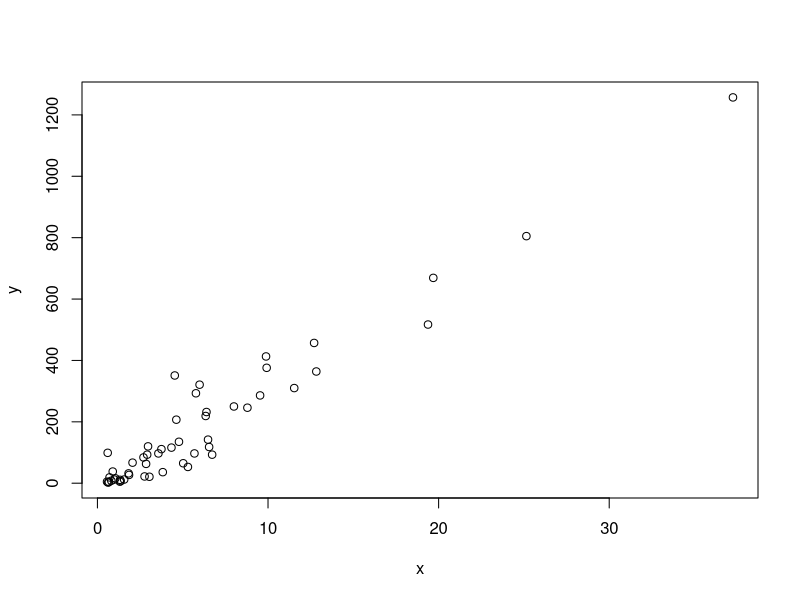
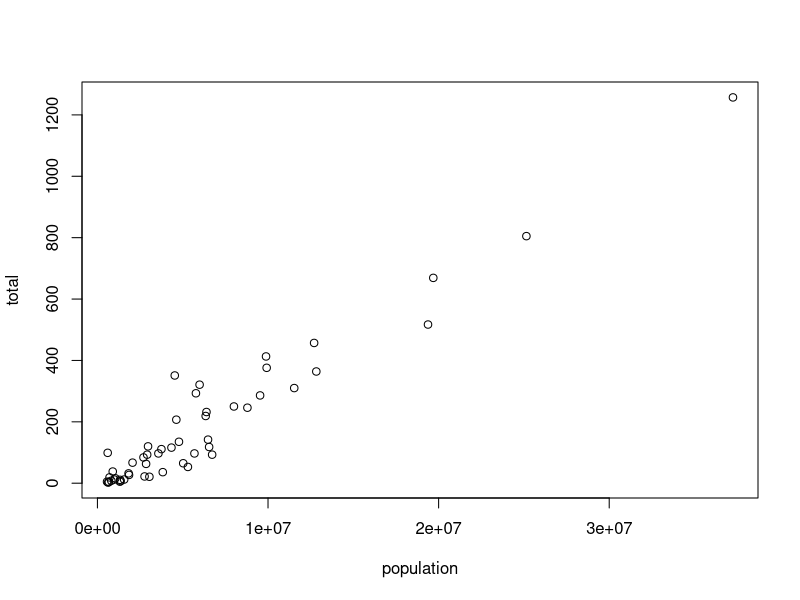
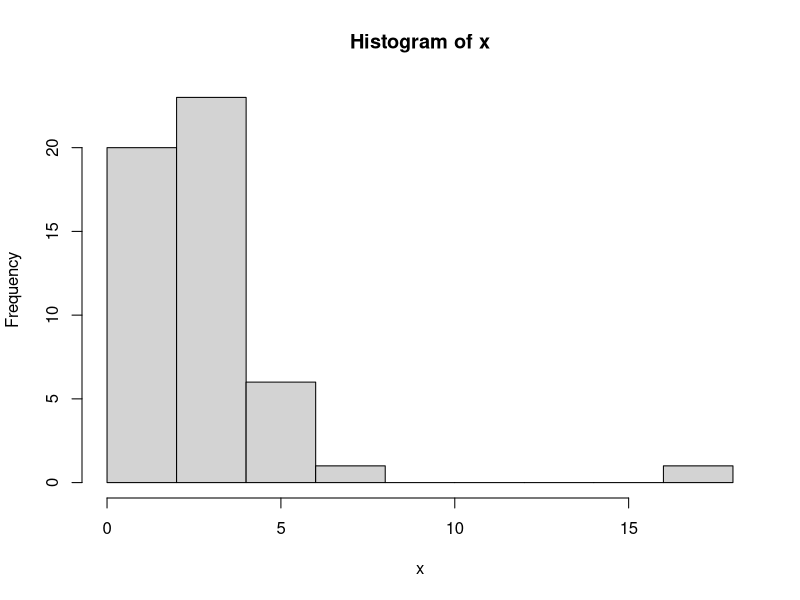
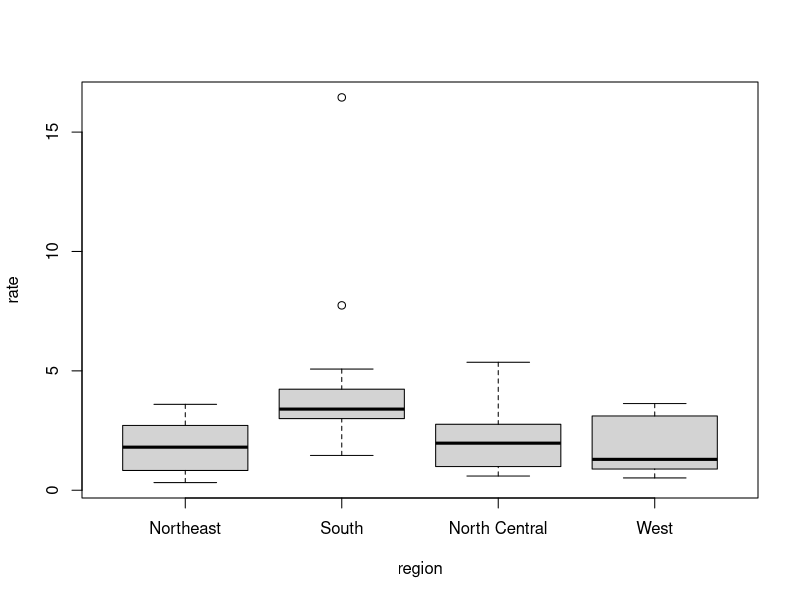

Recreate these plots in R, in order.
library(tibble)
install.packages("dslabs")
library(dslabs)


coef_a <- 1
coef_b <- 1
coef_c <- -1

coef_a
print(coef_a)

ls()

(-coef_b + sqrt(coef_b^2 - 4*coef_a*coef_c))/(2*coef_a)
#> [1] 0.618
(-coef_b - sqrt(coef_b^2 - 4*coef_a*coef_c))/(2*coef_a)
#> [1] -1.62

log(8)
#> [1] 2.08
log(coef_a)
#> [1] 0

help("log")

?log

args(log)

log(8, base = 2)


log(x = 8, base = 2)

log(8, 2)
log(base = 2, x = 8)


r_1 <- (-coef_b + sqrt(coef_b^2 - 4*coef_a*coef_c))/(2*coef_a)
r_2 <- (-coef_b - sqrt(coef_b^2 - 4*coef_a*coef_c))/(2*coef_a)


coef_a <- 3
coef_b <- 2
coef_c <- -1
(-coef_b + sqrt(coef_b^2 - 4*coef_a*coef_c))/(2*coef_a)
(-coef_b - sqrt(coef_b^2 - 4*coef_a*coef_c))/(2*coef_a)


library(dslabs)
class(murders)

# structures of an object
str(murders)

names(murders)
murders$population

# vectors
pop <- murders$population
length(pop)


# factors, default alphabetical
levels(murders$region)

# reorder vector/factor
region <- murders$region
value <- murders$total
region <- reorder(region, value, FUN = sum)
levels(region)


# lists
record <- list(name = "John Doe",
               student_id = 1234,
               grades = c(95, 82, 91, 97, 93),
               final_grade = "A")
record$student_id
record[["student_id"]]


# matrices
mat <- matrix(1:12, 4, 3)
mat
mat[2, 3]
mat[2, ]
mat[, 3]
mat[, 2:3]
mat[1:2, 2:3]
as.data.frame(mat)


# vectors
codes <- c(380, 124, 818)
codes
country <- c("italy", "canada", "egypt")

codes <- c(italy = 380, canada = 124, egypt = 818)
codes
class(codes)
names(codes)

codes <- c(380, 124, 818)
country <- c("italy","canada","egypt")
names(codes) <- country
codes


# sequences
seq(1, 10)
seq(1, 10, 2)
class(1:10)
class(seq(1, 10, 0.5))


# subsets
codes[2]
codes[c(1,3)]
codes[1:2]
codes["canada"]
codes[c("egypt","italy")]


# NAs
x <- c("1", "b", "3")
as.numeric(x)


# sorting
library(dslabs)
sort(murders$total)

ind <- order(murders$total)
murders$abb[ind]

x <- c(31, 4, 15, 92, 65)
sort(x)
index <- order(x)
print(x)
print(index)
x <- c(31, 4, 15, 92, 65)
rank(x)

i_max <- which.max(murders$total)
murders$state[i_max]

library(dslabs)
murders$state[which.max(murders$population)]

murder_rate <- murders$total / murders$population * 100000
murders$abb[order(murder_rate)]

#indexing with vectors
ind <- murder_rate < 0.71
murders$state[ind]
#total/count
sum(ind)

west <- murders$region == "West"
safe <- murder_rate <= 1

ind <- safe & west
murders$state[ind]

ind <- which(murders$state == "California")
murder_rate[ind]

ind <- match(c("New York", "Florida", "Texas"), murders$state)
ind
murder_rate[ind]


match(c("New York", "Florida", "Texas"), murders$state)
#> [1] 33 10 44
which(murders$state %in% c("New York", "Florida", "Texas"))


# plots
x <- murders$population / 10^6
y <- murders$total
plot(x, y)
with(murders, plot(population, total))

# histogram
x <- with(murders, total / population * 100000)
hist(x)

# boxplot
murders$rate <- with(murders, total / population * 100000)
boxplot(rate~region, data = murders)
